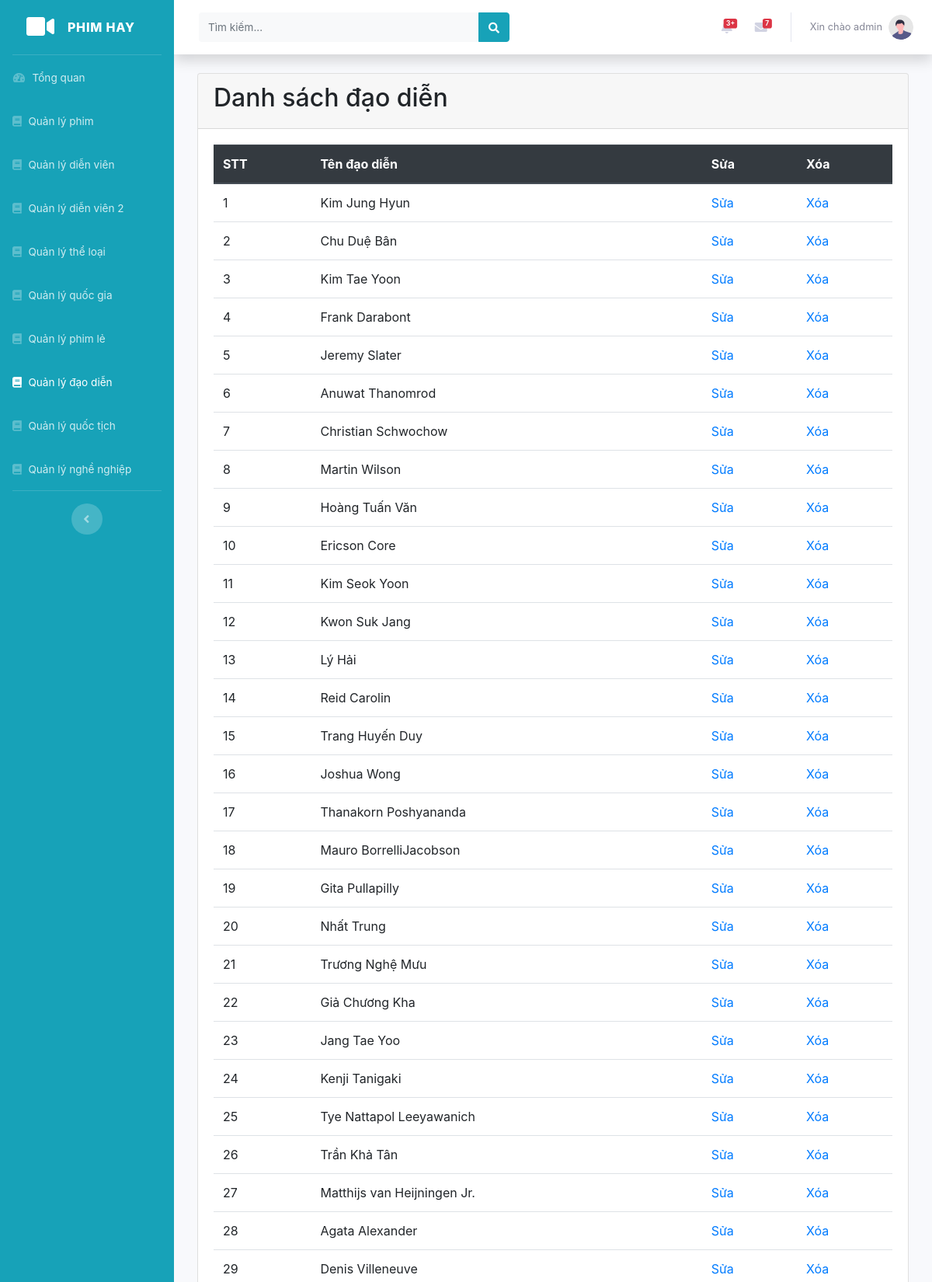
Page /admin/daodien.php (signed in, upper part) on the committed database.
### tables this page shows
CREATE TABLE `daodien` (
  `ID_DaoDien` int(50) NOT NULL,
  `TenDaoDien` varchar(50) NOT NULL
);

### admin/daodien/danhsach.php (the view, shortened to what this page needs)
<?php
    $sql = "SELECT * FROM daodien";
    $phimle = mysqli_query($conn, $sql);
?>
<div class="container-fluid">
    <div class="card">
        <div class="card-header">
            <h2>Danh sách đạo diễn</h2>
        </div>
        <div class="card-body">
            <table class="table">
                <thead class="thead-dark">
                    <tr>
                        <th>STT</th>
                        <th>Tên đạo diễn</th>
                        <th>Sửa</th>
                        <th>Xóa</th>
                    </tr>
                </thead>
                <tbody>
                    <?php
                    $i = 1;
                        while($row = mysqli_fetch_assoc($phimle)){?>
                            <tr>
                                <td><?php echo $i++; ?></td>
                                <td><?php echo $row['TenDaoDien'];?></td>
                                <td>
                                    <a href="daodien.php?layout_DD=sua&id=<?php echo $row['ID_DaoDien'];?>">Sửa</a>
                                </td>
                                <td>
                                    <a onclick="return Del('<?php echo $row['TenDaoDien'];?>')" href="daodien.php?layout_DD=xoa&id=<?php echo $row['ID_DaoDien'];?>">Xóa</a>
                                </td>
                            </tr>
                        <?php
                        }?>
                </tbody>
            </table>
        </div>
    </div>
</div>

### rows in the picture
daodien: TenDaoDien "Kim Jung Hyun"
daodien: TenDaoDien "Chu Duệ Bân"
daodien: TenDaoDien "Kim Tae Yoon"
daodien: TenDaoDien "Frank Darabont"
daodien: TenDaoDien "Jeremy Slater"
daodien: TenDaoDien "Anuwat Thanomrod"
daodien: TenDaoDien "Christian Schwochow"
daodien: TenDaoDien "Martin Wilson"
daodien: TenDaoDien "Hoàng Tuấn Văn"
daodien: TenDaoDien "Ericson Core"
daodien: TenDaoDien "Kim Seok Yoon"
daodien: TenDaoDien "Kwon Suk Jang"
daodien: TenDaoDien "Lý Hải"
daodien: TenDaoDien "Reid Carolin"
daodien: TenDaoDien "Trang Huyến Duy"
daodien: TenDaoDien "Joshua Wong"
daodien: TenDaoDien "Thanakorn Poshyananda"
daodien: TenDaoDien "Mauro BorrelliJacobson"
daodien: TenDaoDien "Gita Pullapilly"
daodien: TenDaoDien "Nhất Trung"
daodien: TenDaoDien "Trương Nghệ Mưu"
daodien: TenDaoDien "Giả Chương Kha"
daodien: TenDaoDien "Jang Tae Yoo"
daodien: TenDaoDien "Kenji Tanigaki"
daodien: TenDaoDien "Tye Nattapol Leeyawanich"
daodien: TenDaoDien "Trần Khả Tân"
daodien: TenDaoDien "Matthijs van Heijningen Jr."
daodien: TenDaoDien "Agata Alexander"
daodien: TenDaoDien "Denis Villeneuve"
